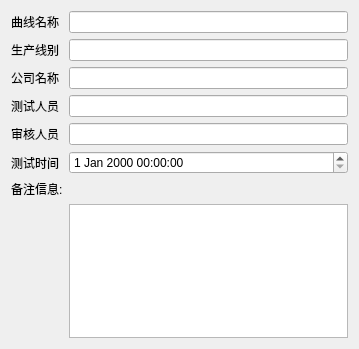
<?xml version="1.0" encoding="UTF-8"?>
<ui version="4.0">
 <class>FormFileInfo</class>
 <widget class="QWidget" name="FormFileInfo">
  <property name="geometry">
   <rect>
    <x>0</x>
    <y>0</y>
    <width>359</width>
    <height>349</height>
   </rect>
  </property>
  <property name="windowTitle">
   <string>Form</string>
  </property>
  <layout class="QGridLayout" name="gridLayout">
   <item row="6" column="1">
    <widget class="QDateTimeEdit" name="DateTime"/>
   </item>
   <item row="0" column="0">
    <widget class="QLabel" name="label">
     <property name="text">
      <string>曲线名称</string>
     </property>
    </widget>
   </item>
   <item row="0" column="1">
    <widget class="QLineEdit" name="FileName"/>
   </item>
   <item row="5" column="1">
    <widget class="QLineEdit" name="Spy"/>
   </item>
   <item row="2" column="0">
    <widget class="QLabel" name="label_2">
     <property name="text">
      <string>公司名称</string>
     </property>
    </widget>
   </item>
   <item row="5" column="0">
    <widget class="QLabel" name="label_4">
     <property name="text">
      <string>审核人员</string>
     </property>
    </widget>
   </item>
   <item row="7" column="0">
    <widget class="QLabel" name="label_6">
     <property name="text">
      <string>备注信息:</string>
     </property>
    </widget>
   </item>
   <item row="6" column="0">
    <widget class="QLabel" name="label_5">
     <property name="text">
      <string>测试时间</string>
     </property>
    </widget>
   </item>
   <item row="4" column="1">
    <widget class="QLineEdit" name="User"/>
   </item>
   <item row="4" column="0">
    <widget class="QLabel" name="label_3">
     <property name="text">
      <string>测试人员</string>
     </property>
    </widget>
   </item>
   <item row="2" column="1">
    <widget class="QLineEdit" name="Company"/>
   </item>
   <item row="8" column="1">
    <widget class="QPlainTextEdit" name="Comment"/>
   </item>
   <item row="1" column="0">
    <widget class="QLabel" name="label_7">
     <property name="text">
      <string>生产线别</string>
     </property>
    </widget>
   </item>
   <item row="1" column="1">
    <widget class="QLineEdit" name="Line"/>
   </item>
  </layout>
 </widget>
 <resources/>
 <connections/>
</ui>
